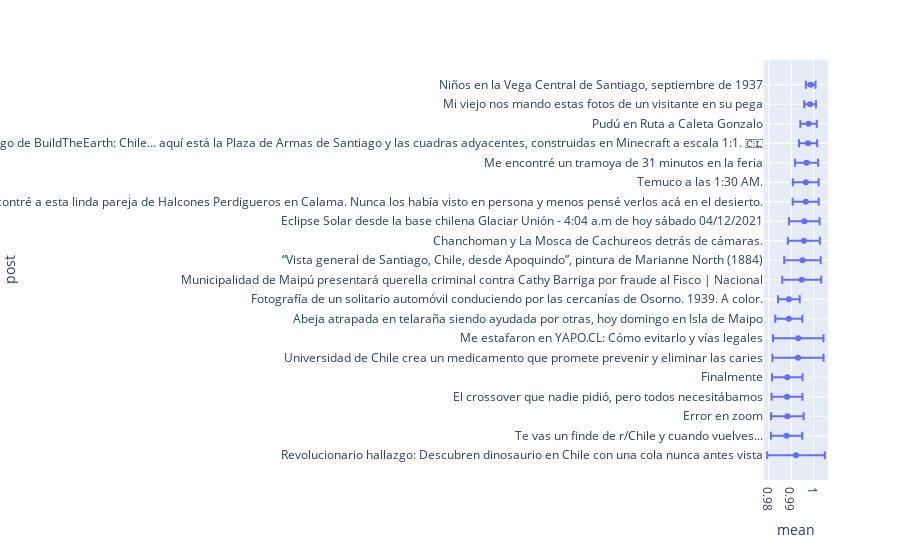

The code cell stored with this chart in its notebook:
### Markdown cell above
Llego la hora de visualizar los resultados obtenidos, para esto solo ejecute las siguientes celdas y observe lo que sucede :3. ¿Qué logra observar de los resultados?, ¿La solución resulta trivial?

En esta sección esperamos que solo comenten con lo que logran visualizar de los dataframes.

### Code cell
votos = votes[len(votes) - 1]
posteo = post[len(post) - 1]
print("lower bounds aproximados:")
posterior_mean, std_err = intervals_numpy(votos[:, 0], votos[:, 1])
lb = posterior_mean - std_err
print("\nTop 20 post ordenador por el limite inferior:\n")
order = np.argsort(-lb)
vote_post = {
    'Votos (+)': votos[order[:20], 0],
    'Votos (-)': votos[order[:20], 1],
    'Post': np.array(posteo)[order[:20]],
    'url': np.array(url[len(url) - 1])[order[:20]]
}
df = pd.DataFrame(data=vote_post)
ordered_post = df.Post

r_order = order[::-1][-20:]
data_dic = {
    'mean': posterior_mean[r_order],
    'std_err': std_err[r_order],
    'post': ordered_post[::-1]
}
df = pd.DataFrame(data=data_dic)
fig = px.scatter(df, x="mean", y="post", error_x="std_err")
fig.write_html("./posts_output.html")
fig.show()

### Figure 1 — Plotly figure (JSON) as saved in the notebook; plotly's stock layout.template omitted (floating-point values rounded to 4 significant figures)
{"data": [{"error_x": {"array": [0.01289, 0.007012, 0.007275, 0.006898, 0.006828, 0.01146, 0.0113, 0.006066, 0.004855, 0.00873, 0.008168, 0.007174, 0.006846, 0.00583, 0.005789, 0.005172, 0.004074, 0.003691, 0.002623, 0.002154]}, "hovertemplate": "mean=%{x}<br>post=%{y}<extra></extra>", "legendgroup": "", "marker": {"color": "#636efa", "symbol": "circle"}, "mode": "markers", "name": "", "orientation": "h", "showlegend": false, "type": "scatter", "x": [0.9921, 0.9879, 0.9883, 0.9881, 0.9882, 0.993, 0.9931, 0.9889, 0.9889, 0.9947, 0.995, 0.9956, 0.9958, 0.9965, 0.9965, 0.9969, 0.9975, 0.9978, 0.9984, 0.9987], "xaxis": "x", "y": ["Revolucionario hallazgo: Descubren dinosaurio en Chile con una cola nunca antes vista", "Te vas un finde de r/Chile y cuando vuelves...", "Error en zoom", "El crossover que nadie pidió, pero todos necesitábamos", "Finalmente", "Universidad de Chile crea un medicamento que promete prevenir y eliminar las caries", "Me estafaron en YAPO.CL: Cómo evitarlo y vías legales", "Abeja atrapada en telaraña siendo ayudada por otras, hoy domingo en Isla de Maipo", "Fotografía de un solitario automóvil conduciendo por las cercanías de Osorno. 1939. A color.", "Municipalidad de Maipú presentará querella criminal contra Cathy Barriga por fraude al Fisco | Nacional", "“Vista general de Santiago, Chile, desde Apoquindo”, pintura de Marianne North (1884)", "Chanchoman y La Mosca de Cachureos detrás de cámaras.", "Eclipse Solar desde la base chilena Glaciar Unión - 4:04 a.m de hoy sábado 04/12/2021", "Andando en bici me encontré a esta linda pareja de Halcones Perdigueros en Calama. Nunca los había visto en persona y menos pensé verlos acá en el desierto.", "Temuco a las 1:30 AM.", "Me encontré un tramoya de 31 minutos en la feria", "¡Estamos de vuelta! Hace mucho tiempo que no publicaba algo de BuildTheEarth: Chile… aquí está la Plaza de Armas de Santiago y las cuadras adyacentes, construidas en Minecraft a escala 1:1. 🇨🇱", "Pudú en Ruta a Caleta Gonzalo", "Mi viejo nos mando estas fotos de un visitante en su pega", "Niños en la Vega Central de Santiago, septiembre de 1937"], "yaxis": "y"}], "layout": {"legend": {"tracegroupgap": 0}, "margin": {"t": 60}, "xaxis": {"anchor": "y", "domain": [0, 1], "title": {"text": "mean"}}, "yaxis": {"anchor": "x", "domain": [0, 1], "title": {"text": "post"}}}}
